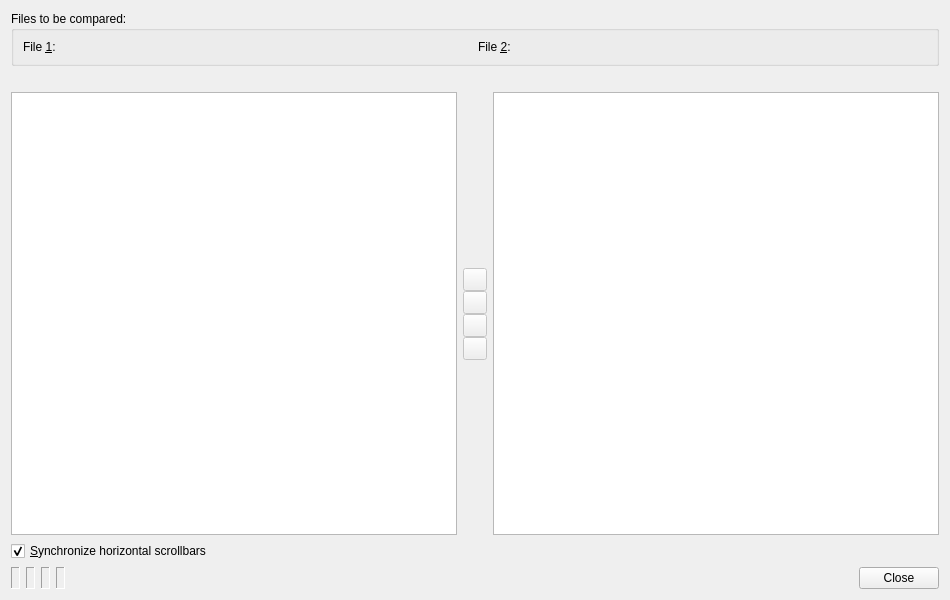
<?xml version="1.0" encoding="UTF-8"?>
<ui version="4.0">
 <class>CompareDialog</class>
 <widget class="QWidget" name="CompareDialog">
  <property name="geometry">
   <rect>
    <x>0</x>
    <y>0</y>
    <width>950</width>
    <height>600</height>
   </rect>
  </property>
  <property name="windowTitle">
   <string>File Comparison</string>
  </property>
  <layout class="QVBoxLayout" name="verticalLayout">
   <item>
    <widget class="QGroupBox" name="filesGroup">
     <property name="title">
      <string>Files to be compared:</string>
     </property>
     <property name="flat">
      <bool>true</bool>
     </property>
     <layout class="QHBoxLayout" name="horizontalLayout_2">
      <item>
       <widget class="QLabel" name="textLabel1">
        <property name="text">
         <string>File &amp;1:</string>
        </property>
        <property name="buddy">
         <cstring>file1Picker</cstring>
        </property>
       </widget>
      </item>
      <item>
       <widget class="EricPathPicker" name="file1Picker" native="true">
        <property name="sizePolicy">
         <sizepolicy hsizetype="Expanding" vsizetype="Preferred">
          <horstretch>0</horstretch>
          <verstretch>0</verstretch>
         </sizepolicy>
        </property>
        <property name="focusPolicy">
         <enum>Qt::StrongFocus</enum>
        </property>
        <property name="toolTip">
         <string>Enter the name of the first file</string>
        </property>
       </widget>
      </item>
      <item>
       <widget class="QLabel" name="textLabel2">
        <property name="text">
         <string>File &amp;2:</string>
        </property>
        <property name="buddy">
         <cstring>file2Picker</cstring>
        </property>
       </widget>
      </item>
      <item>
       <widget class="EricPathPicker" name="file2Picker" native="true">
        <property name="sizePolicy">
         <sizepolicy hsizetype="Expanding" vsizetype="Preferred">
          <horstretch>0</horstretch>
          <verstretch>0</verstretch>
         </sizepolicy>
        </property>
        <property name="focusPolicy">
         <enum>Qt::StrongFocus</enum>
        </property>
        <property name="toolTip">
         <string>Enter the name of the second file</string>
        </property>
       </widget>
      </item>
     </layout>
    </widget>
   </item>
   <item>
    <layout class="QGridLayout" name="gridLayout">
     <item row="0" column="0">
      <widget class="QLabel" name="file1Label">
       <property name="text">
        <string/>
       </property>
       <property name="wordWrap">
        <bool>true</bool>
       </property>
      </widget>
     </item>
     <item row="0" column="2">
      <widget class="QLabel" name="file2Label">
       <property name="text">
        <string/>
       </property>
       <property name="wordWrap">
        <bool>true</bool>
       </property>
      </widget>
     </item>
     <item row="1" column="0">
      <widget class="QTextEdit" name="contents_1">
       <property name="focusPolicy">
        <enum>Qt::NoFocus</enum>
       </property>
       <property name="lineWrapMode">
        <enum>QTextEdit::NoWrap</enum>
       </property>
       <property name="readOnly">
        <bool>true</bool>
       </property>
       <property name="tabStopDistance">
        <double>8.000000000000000</double>
       </property>
       <property name="acceptRichText">
        <bool>false</bool>
       </property>
      </widget>
     </item>
     <item row="1" column="1">
      <layout class="QVBoxLayout">
       <property name="spacing">
        <number>0</number>
       </property>
       <item>
        <spacer>
         <property name="orientation">
          <enum>Qt::Vertical</enum>
         </property>
         <property name="sizeHint" stdset="0">
          <size>
           <width>20</width>
           <height>101</height>
          </size>
         </property>
        </spacer>
       </item>
       <item>
        <widget class="QToolButton" name="firstButton">
         <property name="enabled">
          <bool>false</bool>
         </property>
         <property name="toolTip">
          <string>Press to move to the first difference</string>
         </property>
        </widget>
       </item>
       <item>
        <widget class="QToolButton" name="upButton">
         <property name="enabled">
          <bool>false</bool>
         </property>
         <property name="toolTip">
          <string>Press to move to the previous difference</string>
         </property>
        </widget>
       </item>
       <item>
        <widget class="QToolButton" name="downButton">
         <property name="enabled">
          <bool>false</bool>
         </property>
         <property name="toolTip">
          <string>Press to move to the next difference</string>
         </property>
        </widget>
       </item>
       <item>
        <widget class="QToolButton" name="lastButton">
         <property name="enabled">
          <bool>false</bool>
         </property>
         <property name="toolTip">
          <string>Press to move to the last difference</string>
         </property>
        </widget>
       </item>
       <item>
        <spacer>
         <property name="orientation">
          <enum>Qt::Vertical</enum>
         </property>
         <property name="sizeHint" stdset="0">
          <size>
           <width>20</width>
           <height>101</height>
          </size>
         </property>
        </spacer>
       </item>
      </layout>
     </item>
     <item row="1" column="2">
      <widget class="QTextEdit" name="contents_2">
       <property name="focusPolicy">
        <enum>Qt::NoFocus</enum>
       </property>
       <property name="lineWrapMode">
        <enum>QTextEdit::NoWrap</enum>
       </property>
       <property name="readOnly">
        <bool>true</bool>
       </property>
       <property name="tabStopDistance">
        <double>8.000000000000000</double>
       </property>
       <property name="acceptRichText">
        <bool>false</bool>
       </property>
      </widget>
     </item>
    </layout>
   </item>
   <item>
    <widget class="QCheckBox" name="synchronizeCheckBox">
     <property name="toolTip">
      <string>Select, if the horizontal scrollbars should be synchronized</string>
     </property>
     <property name="text">
      <string>&amp;Synchronize horizontal scrollbars</string>
     </property>
     <property name="shortcut">
      <string>Alt+S</string>
     </property>
     <property name="checked">
      <bool>true</bool>
     </property>
    </widget>
   </item>
   <item>
    <layout class="QHBoxLayout" name="horizontalLayout">
     <item>
      <widget class="QLabel" name="totalLabel">
       <property name="frameShape">
        <enum>QFrame::Panel</enum>
       </property>
       <property name="frameShadow">
        <enum>QFrame::Sunken</enum>
       </property>
      </widget>
     </item>
     <item>
      <widget class="QLabel" name="changedLabel">
       <property name="frameShape">
        <enum>QFrame::Panel</enum>
       </property>
       <property name="frameShadow">
        <enum>QFrame::Sunken</enum>
       </property>
      </widget>
     </item>
     <item>
      <widget class="QLabel" name="addedLabel">
       <property name="frameShape">
        <enum>QFrame::Panel</enum>
       </property>
       <property name="frameShadow">
        <enum>QFrame::Sunken</enum>
       </property>
      </widget>
     </item>
     <item>
      <widget class="QLabel" name="deletedLabel">
       <property name="frameShape">
        <enum>QFrame::Panel</enum>
       </property>
       <property name="frameShadow">
        <enum>QFrame::Sunken</enum>
       </property>
      </widget>
     </item>
     <item>
      <widget class="QDialogButtonBox" name="buttonBox">
       <property name="orientation">
        <enum>Qt::Horizontal</enum>
       </property>
       <property name="standardButtons">
        <set>QDialogButtonBox::Close</set>
       </property>
      </widget>
     </item>
    </layout>
   </item>
  </layout>
 </widget>
 <customwidgets>
  <customwidget>
   <class>EricPathPicker</class>
   <extends>QWidget</extends>
   <header>EricWidgets/EricPathPicker.h</header>
   <container>1</container>
  </customwidget>
 </customwidgets>
 <tabstops>
  <tabstop>file1Picker</tabstop>
  <tabstop>file2Picker</tabstop>
  <tabstop>firstButton</tabstop>
  <tabstop>upButton</tabstop>
  <tabstop>downButton</tabstop>
  <tabstop>lastButton</tabstop>
  <tabstop>synchronizeCheckBox</tabstop>
 </tabstops>
 <resources/>
 <connections>
  <connection>
   <sender>buttonBox</sender>
   <signal>rejected()</signal>
   <receiver>CompareDialog</receiver>
   <slot>close()</slot>
   <hints>
    <hint type="sourcelabel">
     <x>102</x>
     <y>580</y>
    </hint>
    <hint type="destinationlabel">
     <x>104</x>
     <y>599</y>
    </hint>
   </hints>
  </connection>
 </connections>
</ui>
